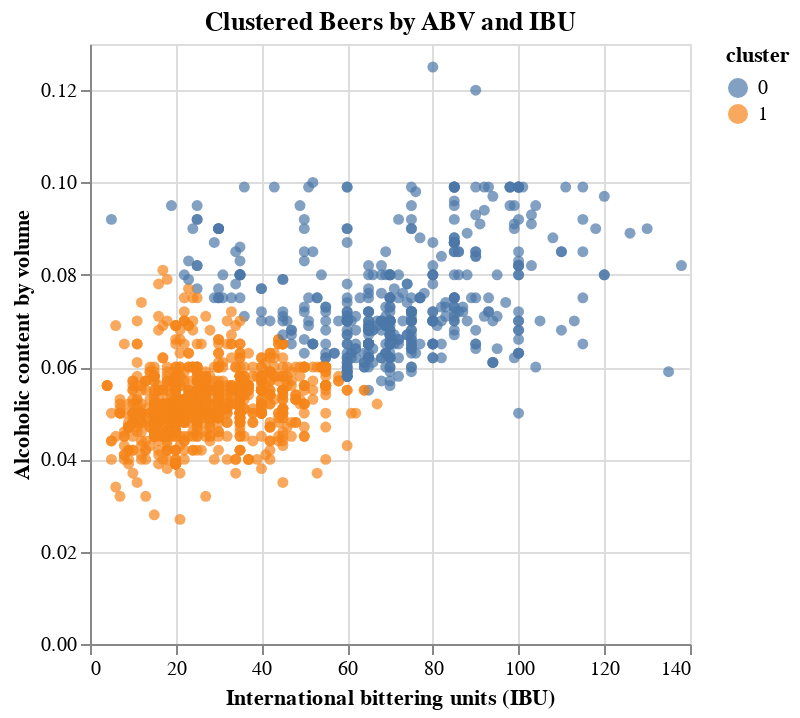

The notebook cell saved with this chart:
### Code cell
# Task 7: Create a scatter plot
# Copy clean_beer and assign cluster labels
clustered_beer = clean_beer.copy()
clustered_beer['cluster'] = beer_pipe.named_steps['kmeans'].labels_

# Create scatter plot with clusters
clustered_beer_chart = alt.Chart(clustered_beer).mark_circle().encode(
    x = alt.X('ibu', title='International bittering units (IBU)'),
    y = alt.Y('abv', title='Alcoholic content by volume'),
    color='cluster:N'
).properties(
    title='Clustered Beers by ABV and IBU'
)

clustered_beer_chart

### Figure 1 — Vega-Lite specification as saved in the notebook (floating-point values rounded to 4 significant figures; data arrays with more than 128 entries replaced by an {"elided": "..."} marker saying what was removed)
{"config": {"view": {"continuousWidth": 300, "continuousHeight": 300}}, "data": {"name": "data-0440cac8cbc7b3c9503515992bdb67d6"}, "mark": {"type": "circle"}, "encoding": {"color": {"field": "cluster", "type": "nominal"}, "x": {"field": "ibu", "title": "International bittering units (IBU)", "type": "quantitative"}, "y": {"field": "abv", "title": "Alcoholic content by volume", "type": "quantitative"}}, "title": "Clustered Beers by ABV and IBU", "$schema": "https://vega.github.io/schema/vega-lite/v5.20.1.json", "datasets": {"data-0440cac8cbc7b3c9503515992bdb67d6": {"elided": "1405 records"}}}
